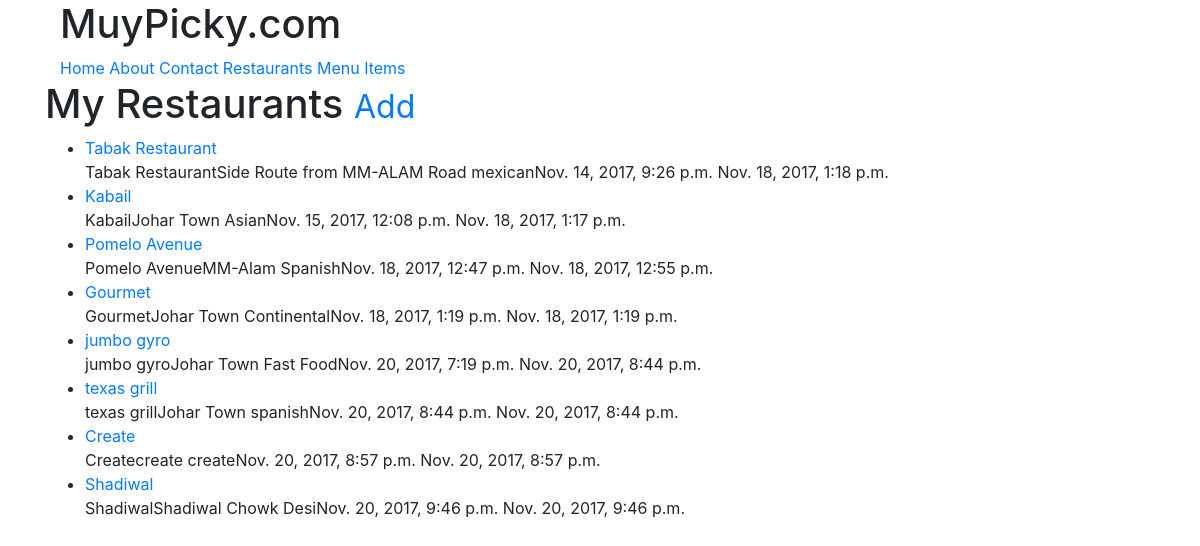
The page /restaurants/ (signed in) on the database its author committed.
### restaurant/models.py (models this page shows, shortened)
class RestaurantLocation(models.Model):
	owner 		 = models.ForeignKey(User)
	name     	 = models.CharField(max_length=120)
	location     = models.CharField(max_length=120, null=True, blank=True)
	category     = models.CharField(max_length=120, null=True, blank=True)
	timestamp 	 = models.DateTimeField(auto_now_add=True)
	updated 	 = models.DateTimeField(auto_now=True)
	slug         = models.SlugField(null=True, blank=True)
	objects 	 = RestaurantLocationManager()
	def __str__(self):
		return self.name
	def get_absolute_url(self):
		return reverse('restaurant:detail', kwargs={'slug':self.slug})

### restaurant/views.py (the view)
# urls.py: url(r'^(?P<slug>\w+)/$', RestaurantListView.as_view(), name='list'),
class RestaurantListView(LoginRequiredMixin, ListView):
	def get_queryset(self, *args, **kwargs):
		return RestaurantLocation.objects.filter(owner=self.request.user)

### restaurant/models.py (called while the page is built)
	def get_queryset(self):
		return RestaurantLocationQuerySet(self.model, using=self._db)

### restaurant/templates/restaurant/restaurantlocation_list.html (shortened to what this page needs)
{% extends "base.html" %}
{% block content %}
<h1>My Restaurants
	<small><a href='{% url "restaurant:create"%}'>Add
	</a></small></h1>
<ul>
	{% for obj in object_list %}
		<li><a href='{{obj.get_absolute_url}}'>{{obj}}
		</a></li>
		{{obj.name}}{{obj.location}}
		{{obj.category}}{{obj.timestamp}}
		{{obj.updated}}
{% empty %}
	<li><a href='{% url "restaurant:create"%}'>Add One
	</a></li>
{%endfor%}
</ul>
{%endblock%}

### rows shown on the page
RestaurantLocation: name "Tabak Restaurant", location "Side Route from MM-ALAM Road", category "mexican", timestamp "Nov. 14, 2017, 9:26 p.m.", updated "Nov. 18, 2017, 1:18 p.m."
RestaurantLocation: name "Kabail", location "Johar Town", category "Asian", timestamp "Nov. 15, 2017, 12:08 p.m.", updated "Nov. 18, 2017, 1:17 p.m."
RestaurantLocation: name "Pomelo Avenue", location "MM-Alam", category "Spanish", timestamp "Nov. 18, 2017, 12:47 p.m.", updated "Nov. 18, 2017, 12:55 p.m."
RestaurantLocation: name "Gourmet", location "Johar Town", category "Continental", timestamp "Nov. 18, 2017, 1:19 p.m.", updated "Nov. 18, 2017, 1:19 p.m."
RestaurantLocation: name "jumbo gyro", location "Johar Town", category "Fast Food", timestamp "Nov. 20, 2017, 7:19 p.m.", updated "Nov. 20, 2017, 8:44 p.m."
RestaurantLocation: name "texas grill", location "Johar Town", category "spanish", timestamp "Nov. 20, 2017, 8:44 p.m.", updated "Nov. 20, 2017, 8:44 p.m."
RestaurantLocation: name "Create", location "create", category "create", timestamp "Nov. 20, 2017, 8:57 p.m.", updated "Nov. 20, 2017, 8:57 p.m."
RestaurantLocation: name "Shadiwal", location "Shadiwal Chowk", category "Desi", timestamp "Nov. 20, 2017, 9:46 p.m.", updated "Nov. 20, 2017, 9:46 p.m."
